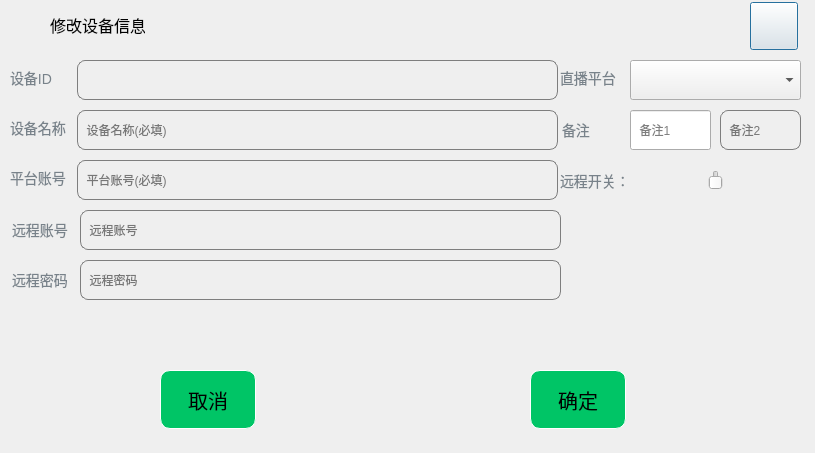
<?xml version="1.0" encoding="UTF-8"?>
<ui version="4.0">
 <class>GBSModifyDevice</class>
 <widget class="QDialog" name="GBSModifyDevice">
  <property name="geometry">
   <rect>
    <x>0</x>
    <y>0</y>
    <width>815</width>
    <height>453</height>
   </rect>
  </property>
  <property name="windowTitle">
   <string>Dialog</string>
  </property>
  <widget class="QWidget" name="widget" native="true">
   <property name="geometry">
    <rect>
     <x>0</x>
     <y>0</y>
     <width>815</width>
     <height>54</height>
    </rect>
   </property>
   <property name="styleSheet">
    <string notr="true"/>
   </property>
   <widget class="QLabel" name="label">
    <property name="geometry">
     <rect>
      <x>50</x>
      <y>14</y>
      <width>95</width>
      <height>22</height>
     </rect>
    </property>
    <property name="styleSheet">
     <string notr="true">font-size:16px;</string>
    </property>
    <property name="text">
     <string>修改设备信息</string>
    </property>
   </widget>
   <widget class="QPushButton" name="btnClose">
    <property name="geometry">
     <rect>
      <x>750</x>
      <y>2</y>
      <width>48</width>
      <height>48</height>
     </rect>
    </property>
    <property name="text">
     <string/>
    </property>
    <property name="icon">
     <iconset>
      <normaloff>../../forms/images/gbs/biz/gbs-close-window.png</normaloff>../../forms/images/gbs/biz/gbs-close-window.png</iconset>
    </property>
    <property name="iconSize">
     <size>
      <width>48</width>
      <height>48</height>
     </size>
    </property>
   </widget>
  </widget>
  <widget class="QWidget" name="widget_2" native="true">
   <property name="geometry">
    <rect>
     <x>-10</x>
     <y>50</y>
     <width>831</width>
     <height>411</height>
    </rect>
   </property>
   <widget class="QLineEdit" name="leLiveDeviceID">
    <property name="geometry">
     <rect>
      <x>87</x>
      <y>10</y>
      <width>481</width>
      <height>40</height>
     </rect>
    </property>
    <property name="styleSheet">
     <string notr="true">background-color:transparent;
border: 1px solid  #7E7E7E;
border-radius: 8px;
</string>
    </property>
    <property name="text">
     <string/>
    </property>
    <property name="placeholderText">
     <string/>
    </property>
   </widget>
   <widget class="QLineEdit" name="leDeviceName">
    <property name="geometry">
     <rect>
      <x>87</x>
      <y>60</y>
      <width>481</width>
      <height>40</height>
     </rect>
    </property>
    <property name="styleSheet">
     <string notr="true">background-color:transparent;
border: 1px solid  #7E7E7E;
border-radius: 8px;
</string>
    </property>
    <property name="placeholderText">
     <string>  设备名称(必填)</string>
    </property>
   </widget>
   <widget class="QPushButton" name="btnOK">
    <property name="geometry">
     <rect>
      <x>540</x>
      <y>320</y>
      <width>96</width>
      <height>59</height>
     </rect>
    </property>
    <property name="styleSheet">
     <string notr="true">background-color:#00C566;
border: 1px solid white;
border-radius:10px;
font-size:20px;</string>
    </property>
    <property name="text">
     <string>确定</string>
    </property>
   </widget>
   <widget class="QPushButton" name="btnCancel">
    <property name="geometry">
     <rect>
      <x>170</x>
      <y>320</y>
      <width>96</width>
      <height>59</height>
     </rect>
    </property>
    <property name="styleSheet">
     <string notr="true">background-color:#00C566;
border: 1px solid white;
border-radius:10px;
font-size:20px;</string>
    </property>
    <property name="text">
     <string>取消</string>
    </property>
   </widget>
   <widget class="QLineEdit" name="lePlatformAccount">
    <property name="geometry">
     <rect>
      <x>87</x>
      <y>110</y>
      <width>481</width>
      <height>40</height>
     </rect>
    </property>
    <property name="styleSheet">
     <string notr="true">background-color:transparent;
border: 1px solid  #7E7E7E;
border-radius: 8px;
</string>
    </property>
    <property name="placeholderText">
     <string>  平台账号(必填)</string>
    </property>
   </widget>
   <widget class="QLabel" name="label_2">
    <property name="geometry">
     <rect>
      <x>20</x>
      <y>20</y>
      <width>61</width>
      <height>16</height>
     </rect>
    </property>
    <property name="styleSheet">
     <string notr="true">color: #78828A;
font-size: 14px;</string>
    </property>
    <property name="text">
     <string>设备ID</string>
    </property>
   </widget>
   <widget class="QLabel" name="label_3">
    <property name="geometry">
     <rect>
      <x>20</x>
      <y>70</y>
      <width>61</width>
      <height>16</height>
     </rect>
    </property>
    <property name="styleSheet">
     <string notr="true">color: #78828A;
font-size: 14px;</string>
    </property>
    <property name="text">
     <string>设备名称</string>
    </property>
   </widget>
   <widget class="QLabel" name="label_4">
    <property name="geometry">
     <rect>
      <x>20</x>
      <y>120</y>
      <width>61</width>
      <height>16</height>
     </rect>
    </property>
    <property name="styleSheet">
     <string notr="true">color: #78828A;
font-size: 14px;</string>
    </property>
    <property name="text">
     <string>平台账号</string>
    </property>
   </widget>
   <widget class="QComboBox" name="comboBox">
    <property name="geometry">
     <rect>
      <x>640</x>
      <y>10</y>
      <width>171</width>
      <height>40</height>
     </rect>
    </property>
   </widget>
   <widget class="QLabel" name="label_7">
    <property name="geometry">
     <rect>
      <x>570</x>
      <y>20</y>
      <width>61</width>
      <height>16</height>
     </rect>
    </property>
    <property name="styleSheet">
     <string notr="true">color: #78828A;
font-size: 14px;</string>
    </property>
    <property name="text">
     <string>直播平台</string>
    </property>
   </widget>
   <widget class="QLabel" name="label_8">
    <property name="geometry">
     <rect>
      <x>572</x>
      <y>70</y>
      <width>61</width>
      <height>20</height>
     </rect>
    </property>
    <property name="styleSheet">
     <string notr="true">color: #78828A;
font-size: 14px;</string>
    </property>
    <property name="text">
     <string>备注</string>
    </property>
   </widget>
   <widget class="QLineEdit" name="leRemark1">
    <property name="geometry">
     <rect>
      <x>640</x>
      <y>60</y>
      <width>81</width>
      <height>40</height>
     </rect>
    </property>
    <property name="styleSheet">
     <string notr="true"/>
    </property>
    <property name="placeholderText">
     <string>  备注1</string>
    </property>
   </widget>
   <widget class="QLineEdit" name="leRemark2">
    <property name="geometry">
     <rect>
      <x>730</x>
      <y>60</y>
      <width>81</width>
      <height>40</height>
     </rect>
    </property>
    <property name="styleSheet">
     <string notr="true">background-color:transparent;
border: 1px solid  #7E7E7E;
border-radius: 8px;
</string>
    </property>
    <property name="placeholderText">
     <string>  备注2</string>
    </property>
   </widget>
   <widget class="QLineEdit" name="leRemoteAccount">
    <property name="geometry">
     <rect>
      <x>90</x>
      <y>160</y>
      <width>481</width>
      <height>40</height>
     </rect>
    </property>
    <property name="styleSheet">
     <string notr="true">background-color:transparent;
border: 1px solid  #7E7E7E;
border-radius: 8px;
</string>
    </property>
    <property name="placeholderText">
     <string>  远程账号</string>
    </property>
   </widget>
   <widget class="QLabel" name="label_9">
    <property name="geometry">
     <rect>
      <x>22</x>
      <y>170</y>
      <width>61</width>
      <height>20</height>
     </rect>
    </property>
    <property name="styleSheet">
     <string notr="true">color: #78828A;
font-size: 14px;</string>
    </property>
    <property name="text">
     <string>远程账号</string>
    </property>
   </widget>
   <widget class="QLineEdit" name="leRemotePassword">
    <property name="geometry">
     <rect>
      <x>90</x>
      <y>210</y>
      <width>481</width>
      <height>40</height>
     </rect>
    </property>
    <property name="styleSheet">
     <string notr="true">background-color:transparent;
border: 1px solid  #7E7E7E;
border-radius: 8px;
</string>
    </property>
    <property name="placeholderText">
     <string>  远程密码</string>
    </property>
   </widget>
   <widget class="QLabel" name="label_10">
    <property name="geometry">
     <rect>
      <x>22</x>
      <y>220</y>
      <width>61</width>
      <height>20</height>
     </rect>
    </property>
    <property name="styleSheet">
     <string notr="true">color: #78828A;
font-size: 14px;</string>
    </property>
    <property name="text">
     <string>远程密码</string>
    </property>
   </widget>
   <widget class="EllipticalSlider" name="horizontalSlider">
    <property name="geometry">
     <rect>
      <x>640</x>
      <y>120</y>
      <width>171</width>
      <height>20</height>
     </rect>
    </property>
    <property name="maximum">
     <number>1</number>
    </property>
   </widget>
   <widget class="QLabel" name="label_47">
    <property name="geometry">
     <rect>
      <x>570</x>
      <y>120</y>
      <width>66</width>
      <height>22</height>
     </rect>
    </property>
    <property name="styleSheet">
     <string notr="true">color: #78828A;
font-size: 14px;</string>
    </property>
    <property name="text">
     <string>远程开关：</string>
    </property>
   </widget>
  </widget>
 </widget>
 <customwidgets>
  <customwidget>
   <class>EllipticalSlider</class>
   <extends>QSlider</extends>
   <header location="global">gbs/common/EllipticalSlider.h</header>
  </customwidget>
 </customwidgets>
 <resources>
  <include location="../Resources.qrc"/>
 </resources>
 <connections/>
</ui>
